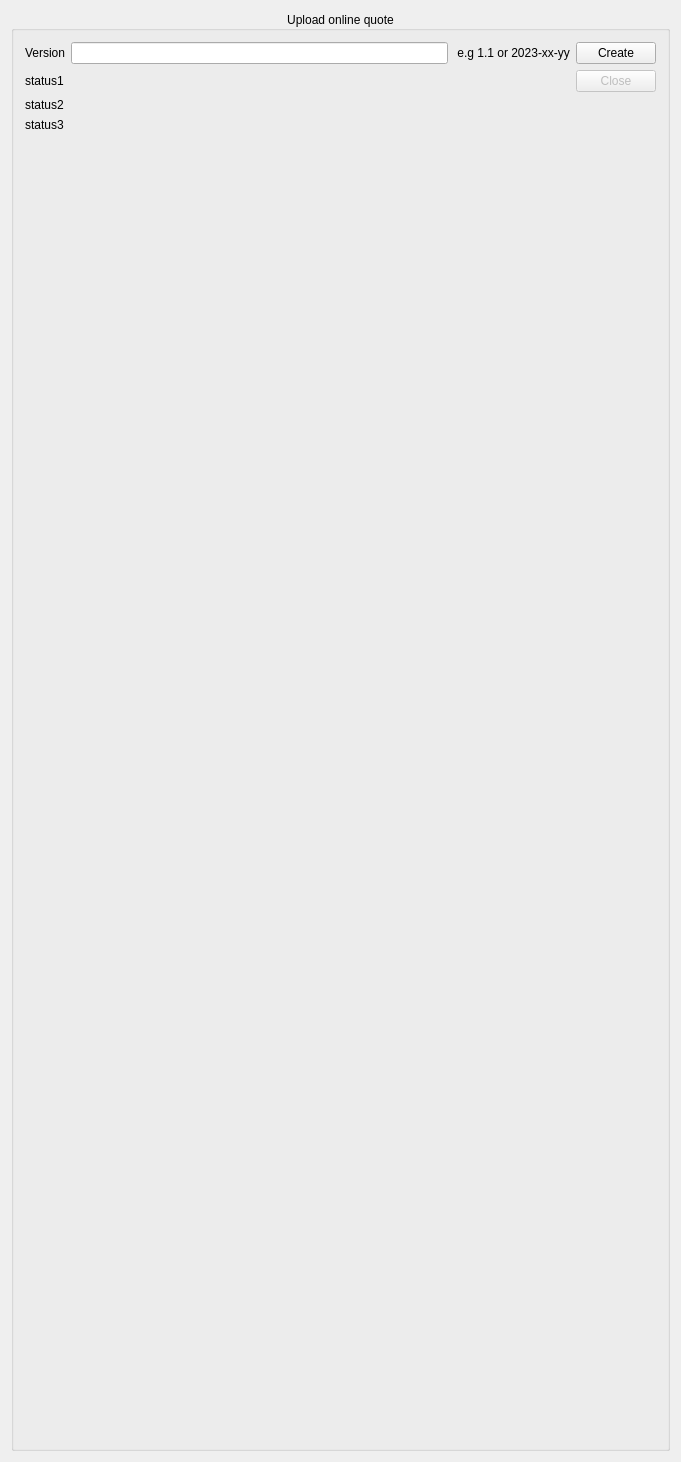
<?xml version="1.0" encoding="UTF-8"?>
<ui version="4.0">
 <class>AlkOnlineQuoteUploadDialog</class>
 <widget class="QWidget" name="AlkOnlineQuoteUploadDialog">
  <property name="geometry">
   <rect>
    <x>0</x>
    <y>0</y>
    <width>681</width>
    <height>1462</height>
   </rect>
  </property>
  <property name="minimumSize">
   <size>
    <width>0</width>
    <height>0</height>
   </size>
  </property>
  <property name="windowTitle">
   <string>Online Quotes</string>
  </property>
  <layout class="QGridLayout" name="gridLayout">
   <item row="0" column="0">
    <widget class="QGroupBox" name="groupBox">
     <property name="whatsThis">
      <string>&lt;html&gt;&lt;head/&gt;&lt;body&gt;&lt;p&gt;Select, add or delete an application profile, where to load profiles from and save into eg. kmymoney or skrooge.&lt;/p&gt;&lt;/body&gt;&lt;/html&gt;</string>
     </property>
     <property name="title">
      <string>Upload online quote</string>
     </property>
     <property name="alignment">
      <set>Qt::AlignCenter</set>
     </property>
     <layout class="QGridLayout" name="gridLayout_3">
      <item row="6" column="2">
       <spacer name="verticalSpacer_4">
        <property name="orientation">
         <enum>Qt::Vertical</enum>
        </property>
        <property name="sizeHint" stdset="0">
         <size>
          <width>20</width>
          <height>40</height>
         </size>
        </property>
       </spacer>
      </item>
      <item row="3" column="2">
       <widget class="AlkPushButton" name="m_closeButton">
        <property name="enabled">
         <bool>false</bool>
        </property>
        <property name="text">
         <string>Close</string>
        </property>
        <property name="icon">
         <iconset theme="dialog-close">
          <normaloff>.</normaloff>.</iconset>
        </property>
       </widget>
      </item>
      <item row="3" column="0">
       <widget class="QLabel" name="m_statusLabel">
        <property name="text">
         <string>status1</string>
        </property>
        <property name="openExternalLinks">
         <bool>false</bool>
        </property>
        <property name="textInteractionFlags">
         <set>Qt::LinksAccessibleByMouse</set>
        </property>
       </widget>
      </item>
      <item row="4" column="0">
       <widget class="QLabel" name="m_status2Label">
        <property name="text">
         <string>status2</string>
        </property>
        <property name="textInteractionFlags">
         <set>Qt::LinksAccessibleByKeyboard|Qt::LinksAccessibleByMouse|Qt::TextBrowserInteraction|Qt::TextSelectableByKeyboard|Qt::TextSelectableByMouse</set>
        </property>
       </widget>
      </item>
      <item row="2" column="2">
       <widget class="AlkPushButton" name="m_uploadButton">
        <property name="enabled">
         <bool>true</bool>
        </property>
        <property name="toolTip">
         <string>Create package for uploading</string>
        </property>
        <property name="text">
         <string>Create</string>
        </property>
        <property name="icon">
         <iconset theme="cloud-upload">
          <normaloff>.</normaloff>.</iconset>
        </property>
       </widget>
      </item>
      <item row="2" column="0">
       <layout class="QGridLayout" name="gridLayout_2">
        <item row="0" column="1">
         <widget class="KLineEdit" name="m_editVersion"/>
        </item>
        <item row="0" column="0">
         <widget class="QLabel" name="label">
          <property name="text">
           <string>Version</string>
          </property>
         </widget>
        </item>
        <item row="0" column="2">
         <widget class="QLabel" name="label_2">
          <property name="text">
           <string> e.g 1.1 or 2023-xx-yy</string>
          </property>
         </widget>
        </item>
       </layout>
      </item>
      <item row="5" column="0">
       <widget class="QLabel" name="m_status3Label">
        <property name="text">
         <string>status3</string>
        </property>
        <property name="textInteractionFlags">
         <set>Qt::LinksAccessibleByKeyboard|Qt::LinksAccessibleByMouse|Qt::TextBrowserInteraction|Qt::TextSelectableByKeyboard|Qt::TextSelectableByMouse</set>
        </property>
       </widget>
      </item>
     </layout>
    </widget>
   </item>
  </layout>
 </widget>
 <layoutdefault spacing="6" margin="11"/>
 <customwidgets>
  <customwidget>
   <class>KLineEdit</class>
   <extends>QLineEdit</extends>
   <header>klineedit.h</header>
  </customwidget>
  <customwidget>
   <class>AlkPushButton</class>
   <extends>QPushButton</extends>
   <header>alkpushbutton.h</header>
  </customwidget>
 </customwidgets>
 <resources/>
 <connections/>
</ui>
